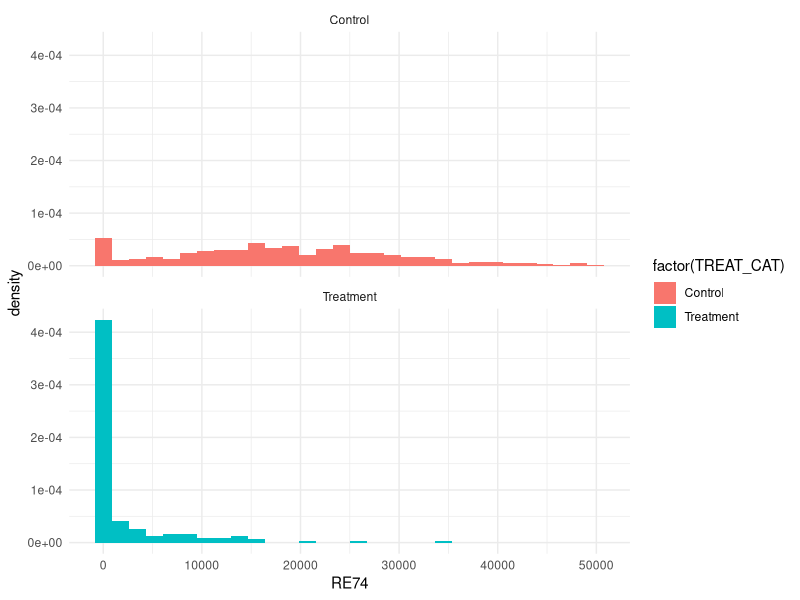
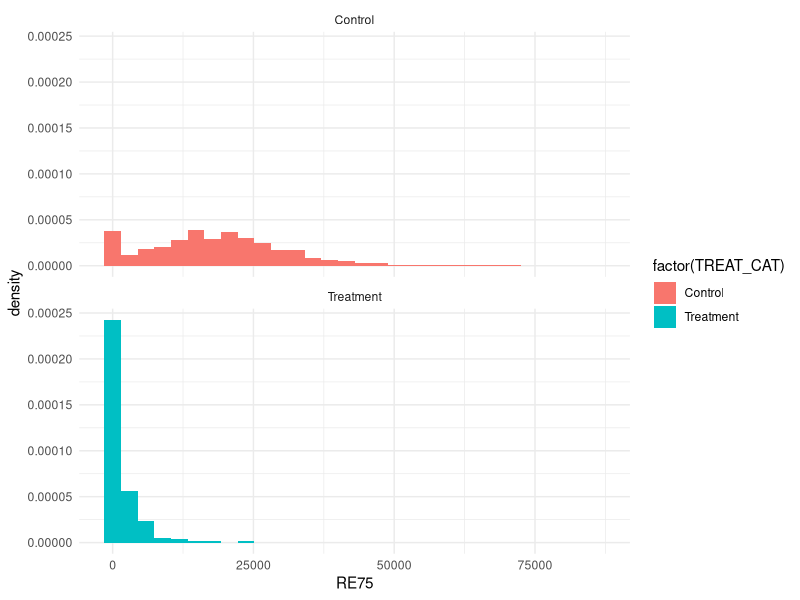

Write R code to recreate these figures, in order.
## ---- chunk 1
knitr::opts_chunk$set(dev='pdf', fig.path='Figs/',
                      fig.width=8.5, fig.height=5,
                      echo=TRUE, warnings=FALSE)

library(ggplot2)
theme_set(theme_minimal())
## ---- chunk 2
df <- read.table("job_training_observational_data.txt", header=TRUE)

# Removes the response variable so that the design is not biased by outcomes
df <- within(df, rm('RE78'))
categorical <- c("MARR", "NODEGREE", "BLACK", "HISPANIC", "U74", "U75", "OTHER_RACE")
## ---- chunk 3
df$OTHER_RACE <- ifelse(df$BLACK == 0 & df$HISPANIC == 0, 1, 0)
## ---- chunk 4
freq <- data.frame(row.names=c("factor", "freq", "treatment"))

num_treat <- nrow(df[df$TREAT == 1, ])
num_control <- nrow(df) - num_treat

for (factor in categorical) {
  freq_treat <- sum(df[df[[factor]] & df$TREAT == 1, c(factor)]) / num_treat
  freq_control <- sum(df[df[[factor]] & df$TREAT == 0, c(factor)]) / num_control
  
  new_freq <- data.frame(factor=c(factor, factor), 
                        freq=c(freq_treat, freq_control),
                        treatment=c(TRUE, FALSE))
  freq <- rbind(freq, new_freq)
}
print(freq)
## ---- chunk 5
df$TREAT_CAT <- factor(df$TREAT, labels=c("Control", "Treatment"))

ggplot(df[df$RE74 < quantile(df$RE74, .98), ], aes(RE74, fill=factor(TREAT_CAT))) +
  geom_histogram(aes(y=..density..)) +
  facet_wrap(~TREAT_CAT, nrow=2)

ggplot(df[df$RE74 < quantile(df$RE75, .98), ], aes(RE75, fill=factor(TREAT_CAT))) +
  geom_histogram(aes(y=..density..)) +
  facet_wrap(~TREAT_CAT, nrow=2)
